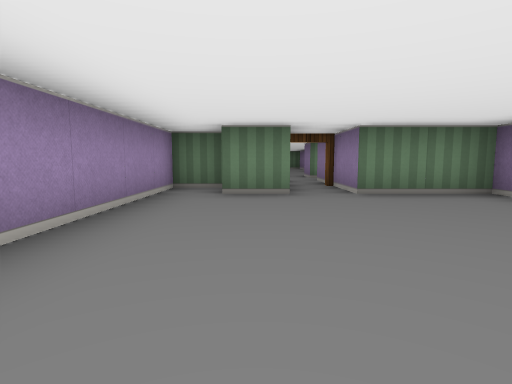
view 1 (above)

23 first-person views from a walk through a cub3D level. The camera is about half as high as the walls, tilts 6° down and sees 80° across. The floor is counted in squares. Each view is taken from the middle of a square. On the plan, view 1 faces up. The plan holds only what a view shows up to about 9 squares ahead; the rest is blank.

view 2
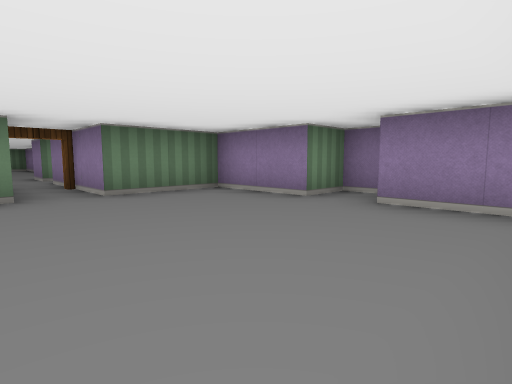

view 3
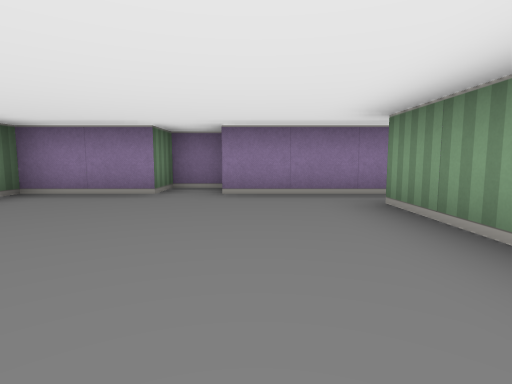

view 4
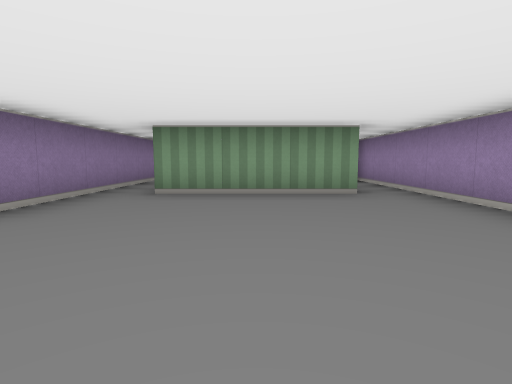

view 5
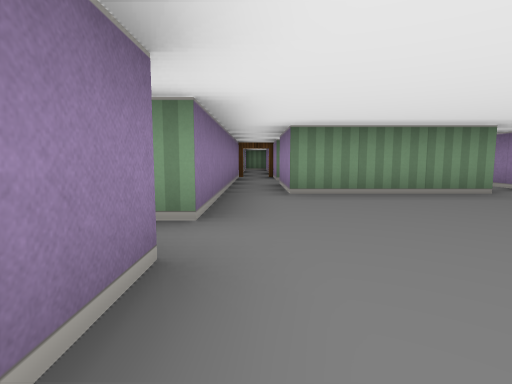

view 6
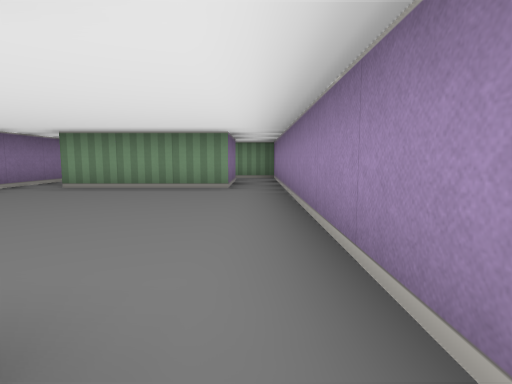

view 7
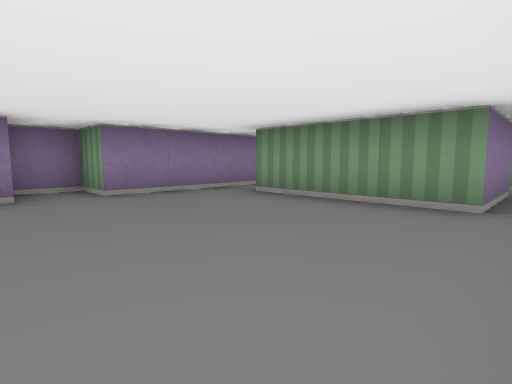

view 8
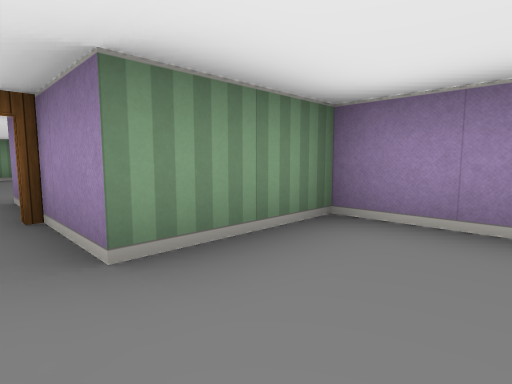

view 9
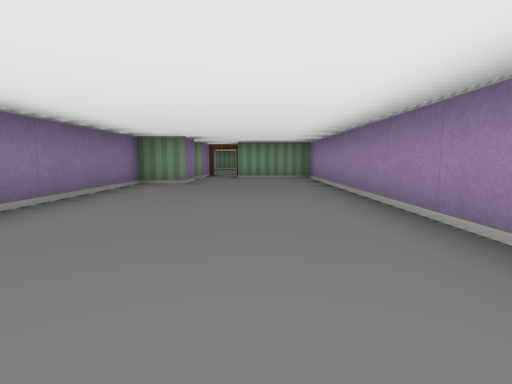

view 10
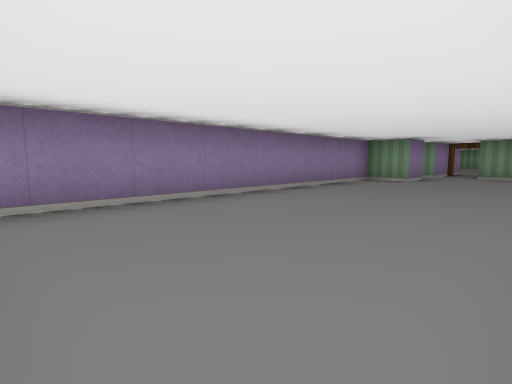

view 11
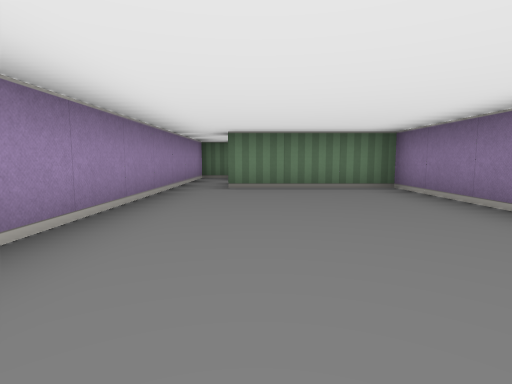

view 12
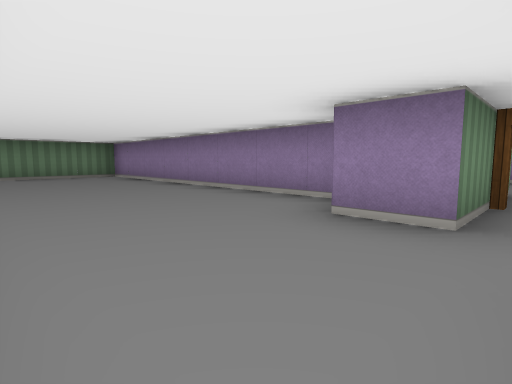

view 13
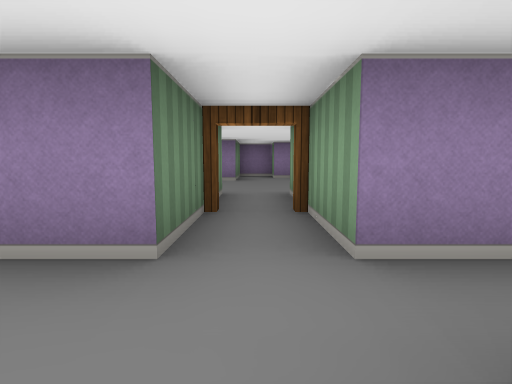

view 14
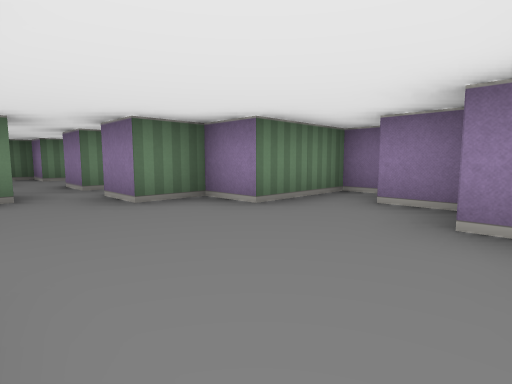

view 15
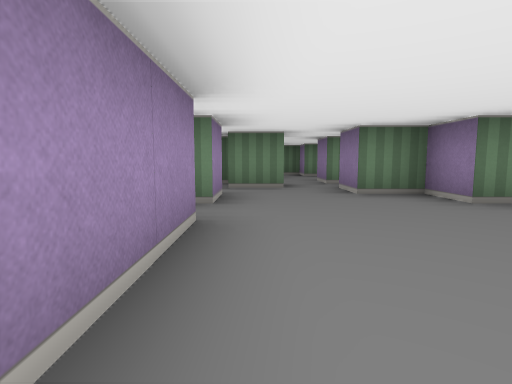

view 16
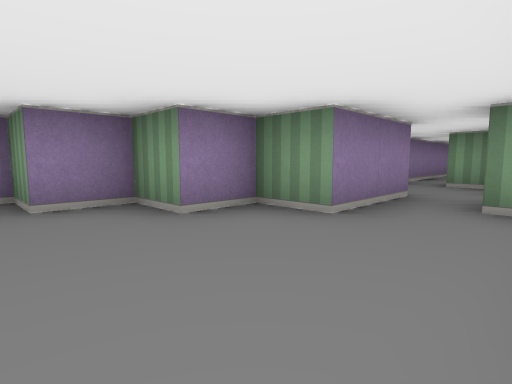

view 17
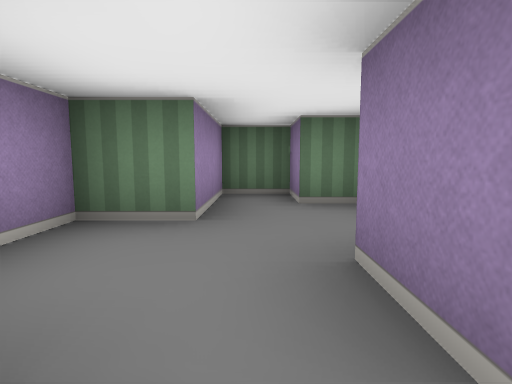

view 18
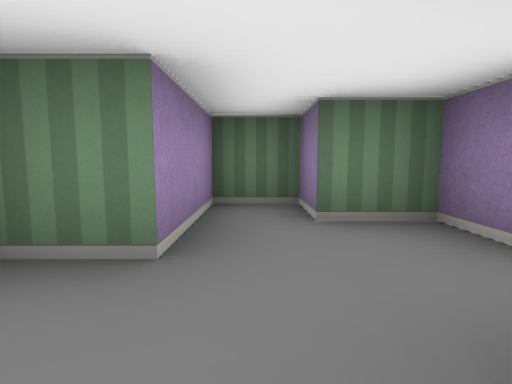

view 19
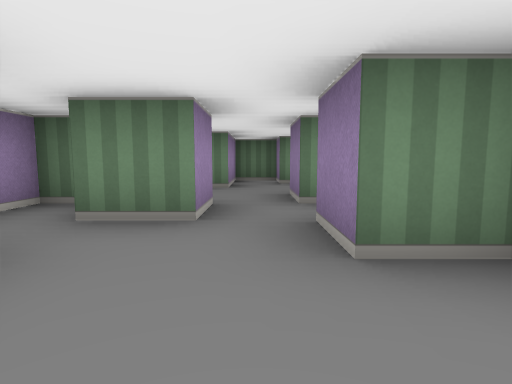

view 20
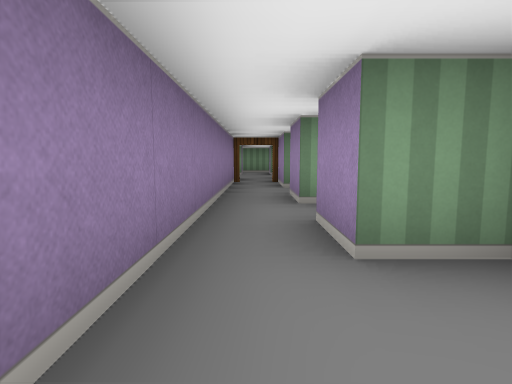

view 21
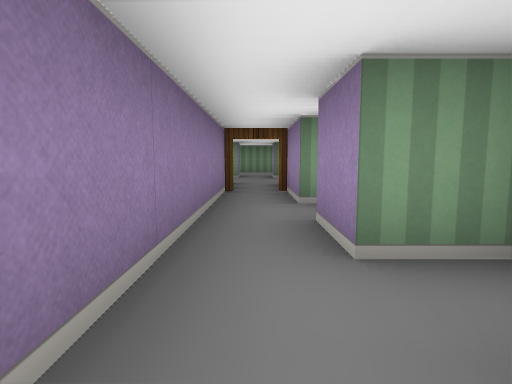

view 22
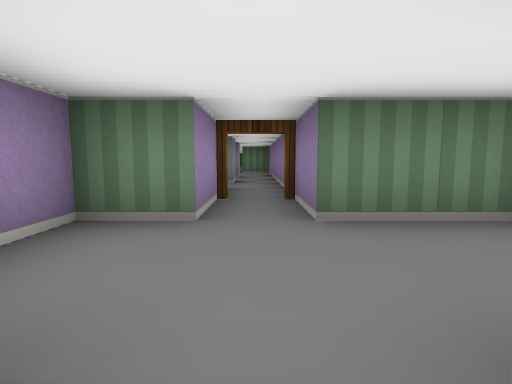

view 23
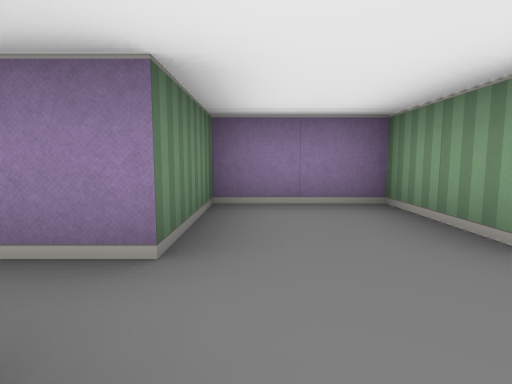

### Floor plan
Points are (right, up) in squares from view 1. A wall is a line through its corners. A room is listed if a view was taken in it or the views show most of it. See-through windows are left out.
Room 1 (views 1, 2, 3, 4, 5, 6, 7)
walls: (-0.5, -0.5) (2.5, -0.5); (3.5, -0.5) (3.5, 1.5) (4.5, 1.5) (4.5, 2.5) (3.5, 2.5) (3.5, 4.5) (1.5, 4.5) (1.5, 6); (-0.5, 5.5) (-1.5, 5.5) (-1.5, -0.5); (0.5, 6) (0.5, 4.5) (-0.5, 4.5)
ways out: open door at (1, 6) to room 2; opening at (-1, -1.5) to room 7; opening at (3, -1.5) to room 7
Room 2 (views 8, 9, 10, 11, 12, 13)
walls: (3, 8.5) (1.5, 8.5) (1.5, 9.5) (2.5, 9.5) (2.5, 17.5) (-0.5, 17.5); (1.5, 6) (1.5, 7.5) (3, 7.5); (-0.8, 20.5) (-1.5, 20.5) (-1.5, 7.5) (0.5, 7.5) (0.5, 6)
ways out: open door at (1, 6) to room 1; open door at (3, 8) to room 3
Room 3 (views 14, 15, 16, 17, 19)
walls: (4.5, 9.5) (4.5, 8.5) (3, 8.5); (3, 7.5) (4.5, 7.5) (4.5, 5.5); (5.5, 11.5) (5.5, 10.5) (4.5, 10.5); (6.5, 4.5) (6.5, 5.5) (7.5, 5.5) (7.5, 6.5) (8.5, 6.5) (8.5, 7.5) (9.5, 7.5) (9.5, 8.5) (7.5, 8.5) (7.5, 9.5) (6.5, 9.5) (6.5, 10.5); (4.5, 11.5) (3.5, 11.5) (3.5, 10.9)
ways out: open door at (3, 8) to room 2; opening at (6, 12) to room 4; opening at (6, 4) to room 5
Room 4 (view 18)
walls: (6.5, 11.5) (6.5, 12.5); (7.5, 13.8) (7.5, 14.5) (6.5, 14.5) (6.5, 15.5) (5.5, 15.5) (5.5, 13.5) (4.5, 13.5) (4.5, 12.8)
ways out: opening at (6, 12) to room 3
Room 5 (views 20, 21)
walls: (5.6, 1.5) (6.5, 1.5) (6.5, 0.5); (6.5, 3.5) (6.5, 4.5); (5.6, -0.5) (6.5, -0.5); (7.5, -0.5) (7.5, 2.5)
ways out: opening at (6, 4) to room 3; opening at (7, 0)
Room 6 (views 22, 23)
walls: (7.5, -7.5) (9.5, -7.5) (9.5, -5.5) (7.5, -5.5) (7.5, -4); (6.5, -4) (6.5, -5.5) (5.5, -5.5) (5.5, -6.2)
ways out: opening at (7, -8); open door at (7, -4)
Room 7 (no view inside)
walls: (-0.5, -2.5) (-0.5, -0.5); (2.5, -3.5) (2.5, -5); (2.5, -0.5) (2.5, -2.4); (-1.5, -0.5) (-1.5, -3.5) (-0.4, -3.5); (3.5, -4.6) (3.5, -0.5)
ways out: opening at (-1, -1.5) to room 1; opening at (3, -1.5) to room 1; open door at (3, -5)

Positions as (right, up) in squares from view 1, and headings:
1: (0, 0), facing up
2: (0, 0), facing up-right
3: (-1, 1), facing right
4: (1, 4), facing down
5: (3, 4), facing down
6: (-1, 5), facing down
7: (-1, 3), facing down-right
8: (1, 9), facing down-left
9: (0, 16), facing down
10: (-1, 17), facing down-right
11: (0, 12), facing up
12: (-1, 8), facing up-right
13: (0, 8), facing right
14: (5, 6), facing up-right
15: (5, 5), facing up
16: (5, 8), facing down-right
17: (6, 11), facing up
18: (6, 12), facing up
19: (6, 8), facing up
20: (7, 3), facing down
21: (7, 1), facing down
22: (7, -8), facing up
23: (6, -6), facing right
